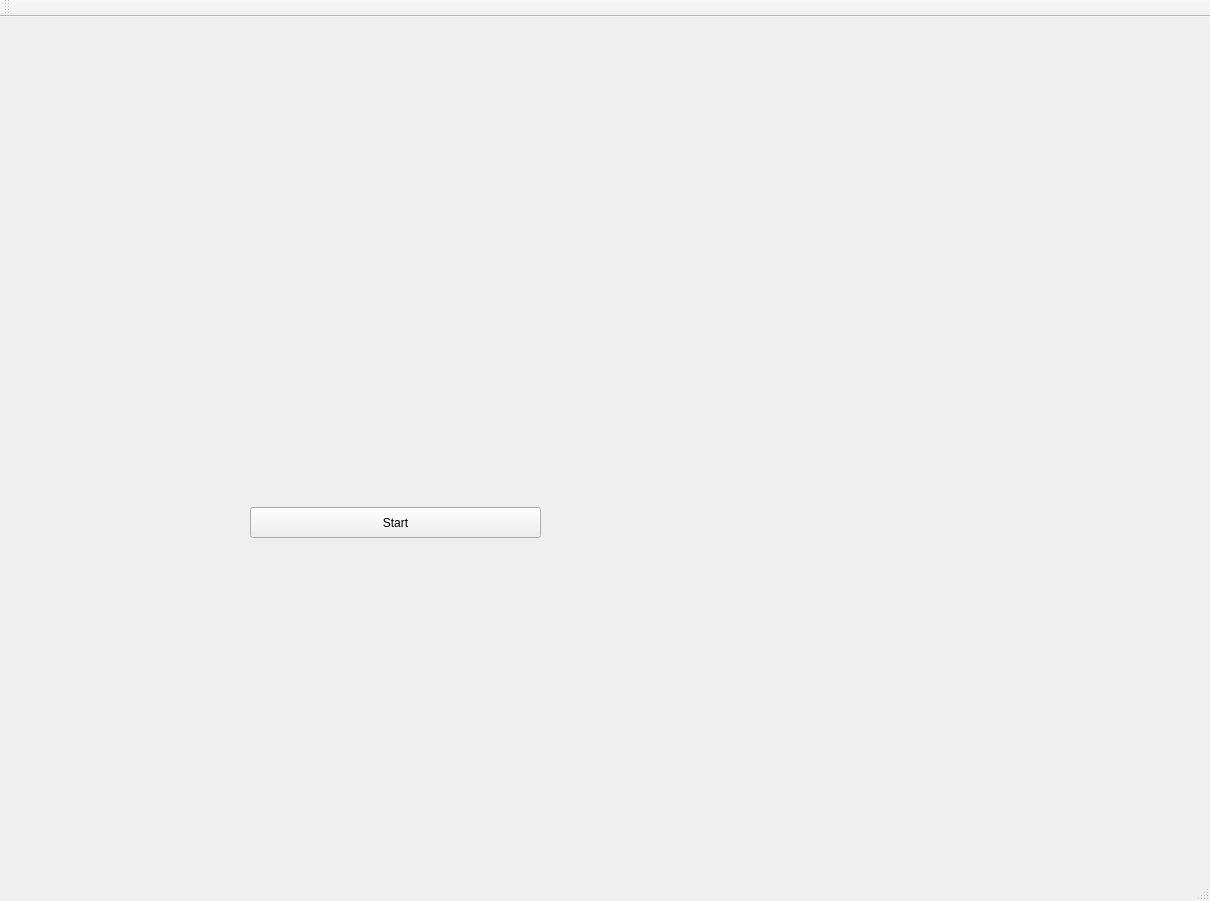
<?xml version="1.0" encoding="UTF-8"?>
<ui version="4.0">
 <class>MainWindow</class>
 <widget class="QMainWindow" name="MainWindow">
  <property name="geometry">
   <rect>
    <x>0</x>
    <y>0</y>
    <width>1210</width>
    <height>901</height>
   </rect>
  </property>
  <property name="windowTitle">
   <string>MainWindow</string>
  </property>
  <widget class="QWidget" name="centralWidget">
   <widget class="QPushButton" name="startButton">
    <property name="geometry">
     <rect>
      <x>250</x>
      <y>490</y>
      <width>291</width>
      <height>31</height>
     </rect>
    </property>
    <property name="text">
     <string>Start</string>
    </property>
   </widget>
   <widget class="QLabel" name="face">
    <property name="geometry">
     <rect>
      <x>810</x>
      <y>490</y>
      <width>311</width>
      <height>281</height>
     </rect>
    </property>
    <property name="text">
     <string/>
    </property>
   </widget>
   <widget class="QLabel" name="label">
    <property name="geometry">
     <rect>
      <x>80</x>
      <y>60</y>
      <width>811</width>
      <height>411</height>
     </rect>
    </property>
    <property name="text">
     <string/>
    </property>
   </widget>
   <widget class="QLabel" name="debug">
    <property name="geometry">
     <rect>
      <x>410</x>
      <y>590</y>
      <width>421</width>
      <height>91</height>
     </rect>
    </property>
    <property name="text">
     <string/>
    </property>
   </widget>
  </widget>
  <widget class="QMenuBar" name="menuBar">
   <property name="geometry">
    <rect>
     <x>0</x>
     <y>0</y>
     <width>1210</width>
     <height>39</height>
    </rect>
   </property>
  </widget>
  <widget class="QToolBar" name="mainToolBar">
   <attribute name="toolBarArea">
    <enum>TopToolBarArea</enum>
   </attribute>
   <attribute name="toolBarBreak">
    <bool>false</bool>
   </attribute>
  </widget>
  <widget class="QStatusBar" name="statusBar"/>
 </widget>
 <layoutdefault spacing="6" margin="11"/>
 <resources/>
 <connections/>
</ui>
